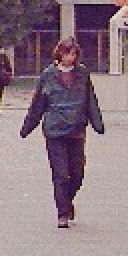
#> input picture level-4/perancang-aplikasi-sains-data/tugas/dataset/FEMALE/00010_female_fore.jpg, 64 x 128 px, found by its file name (shown 2 times larger); its folder holds only this picture in this run
$ jupyter execute --allow-errors main2.ipynb
#> lines starting #> are read from the running program, lines starting #| are printed output that depends on the picture
[cell 1]
import time
import numpy as np
import matplotlib.pyplot as plt
from functools import lru_cache
import signal

def timeout_handler(signum, frame):
    raise TimeoutError("Execution timeout!")

def fib_loop(n):
    if n <= 1:
        return n
    a, b = 0, 1
    for _ in range(2, n + 1):
        a, b = b, a + b
    return b

def fib_naive(n):
    if n <= 1:
        return n
    return fib_naive(n - 1) + fib_naive(n - 2)

@lru_cache(maxsize=None)
def fib_cache(n):
    if n <= 1:
        return n
    return fib_cache(n - 1) + fib_cache(n - 2)

test_n = [20, 100, 1000, 10000, 100000]
naive_time = []
cache_time = []

#> (the rest of this cell did not finish here and is left out)

[cell 2]
import time
from sklearn.datasets import make_classification
from sklearn.metrics import confusion_matrix, accuracy_score, precision_score, recall_score, f1_score
from sklearn.model_selection import train_test_split
from sklearn.preprocessing import StandardScaler
from sklearn.ensemble import RandomForestClassifier
from sklearn.svm import SVC
from pathlib import Path
from PIL import Image
import os

dataset_path = Path(r'c:\Users\LENOVO\Documents\GitHub\university\level-4\perancang-aplikasi-sains-data\tugas\dataset')

def load_images_from_folder(folder_path, label, max_images=None):
#> called with label = 0, max_images = 500
    images = []
    labels = []
    count = 0

    for file in os.listdir(folder_path):
        if max_images and count >= max_images:
            break

        if file.lower().endswith(('.jpg', '.jpeg', '.png', '.bmp')):
            try:
                img_path = os.path.join(folder_path, file)
                img = Image.open(img_path).convert('RGB')
#> img is the input picture: PIL image 64x128 RGB; mean R, G, B 139.4, 118.5, 128.1
                img_resized = img.resize((32, 32))
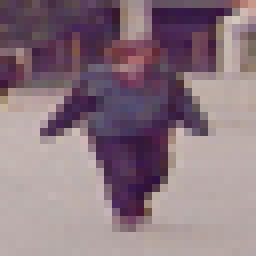
#> img_resized: PIL image 32x32 RGB (shown 8 times larger); mean R, G, B 139.3, 118.4, 128.1
                img_array = np.array(img_resized).flatten()
#> img_array = 3072 values, max 212 at index 279, min 17 at index 2170, mean 128.6

                images.append(img_array)
                labels.append(label)
                count += 1
            except:
                pass

    return np.array(images), np.array(labels)

print("loading images...")
X_female, y_female = load_images_from_folder(dataset_path / 'FEMALE', 0, max_images=500)
#> y_female = [0]
X_male, y_male = load_images_from_folder(dataset_path / 'MALE', 1, max_images=500)
#> call 2 of load_images_from_folder, with label = 1, max_images = 500
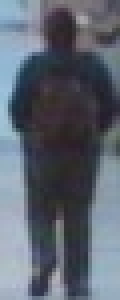
#> input picture level-4/perancang-aplikasi-sains-data/tugas/dataset/MALE/0002_001.jpg, 30 x 75 px, found by its file name (shown 4 times larger)
#> in load_images_from_folder, img is the input picture: PIL image 30x75 RGB; mean R, G, B 92.7, 99.8, 111.4
#> in load_images_from_folder (call 2), `img_resized = img.resize((32, 32))`:
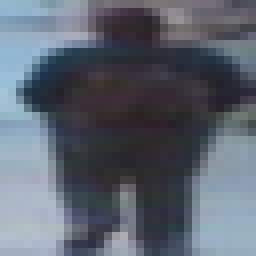
#> img_resized: PIL image 32x32 RGB (shown 8 times larger); mean R, G, B 92.7, 99.7, 111.4
#> in load_images_from_folder (call 2), `img_array = np.array(img_resized).flatten()`: img_array = 3072 values, max 217 at index 866, min 28 at index 1068, mean 101.3
#> y_male = [1]

X = np.vstack([X_female, X_male])
y = np.hstack([y_female, y_male])
#> y = [0, 1]

X_train, X_test, y_train, y_test = train_test_split(X, y, test_size=0.3, random_state=42)
#> y_train = [0]; y_test = [1]
scaler = StandardScaler()
X_train = scaler.fit_transform(X_train)
X_test = scaler.transform(X_test)

print(f"dataset: {X.shape}")
#| dataset: (2, 3072)
print(f"train: {X_train.shape} test: {X_test.shape}")
#| train: (1, 3072) test: (1, 3072)

start = time.time()
rf = RandomForestClassifier(n_estimators=100, max_depth=15, n_jobs=-1, random_state=42)
rf.fit(X_train, y_train)
t_train_rf = time.time() - start

y_pred_rf = rf.predict(X_test)
#> y_pred_rf = [0]
acc_rf = accuracy_score(y_test, y_pred_rf)
#> acc_rf = 0
print(f"RF train={t_train_rf:.4f}s acc={acc_rf:.4f}")
#| RF train=0.2205s acc=0.0000

start = time.time()
svm = SVC(kernel='rbf', C=1.0, gamma='scale', random_state=42)
#> (the rest of this cell did not finish here and is left out)
